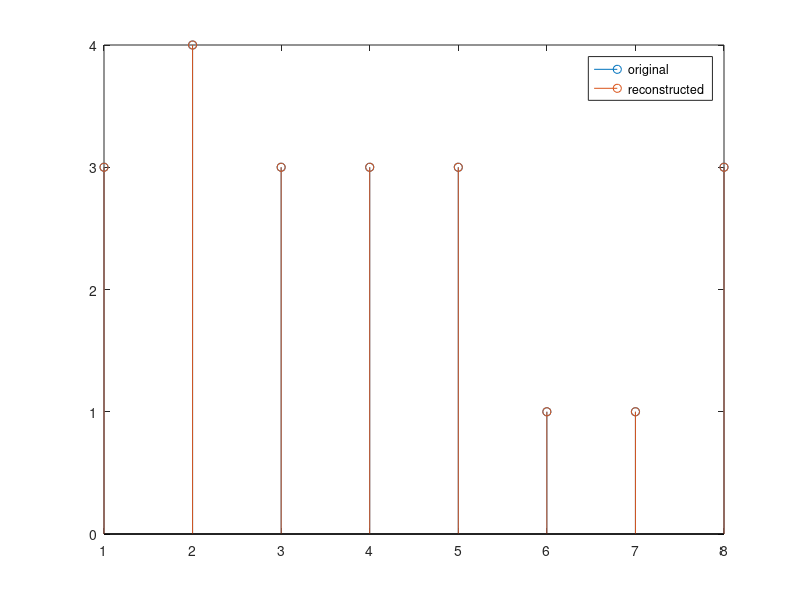

This chart was generated by the following MATLAB code:

clc
clear
close all

%%% Simple
%%%%%%%%%%%%%%%%%%%5

% N=2^4;
% 
% M=N;
% 
% X_orig=1:1:N;
% 
% X=ifftshift(X_orig);
% x=ifft(X,M);
% 
% X_rec=fft(x);
% X_rec=fftshift(X_rec);
% 
% error=max(abs(X_orig-X_rec))
% stem(X_orig);hold on;stem(X_rec)
% legend('original','reconstructed')


%%%%%%%%%%%%%%%%%%%%%%%%%%%
%%% Moderate
%%%%%%%%%%%%%%%%%%%%%%%%%

% K=2;
% N=2^4;
% 
% M=K*N;
% 
% 
% %% Tx
% 
% X_orig=1:1:N;
% X_orig=X_orig.';
% 
% X_orig_shift=ifftshift(X_orig);
% 
% for kk=1:K
%     ind_vec=kk:K:N;
%     X_subs=X_orig_shift(ind_vec);
%     X_orig_mat(:,kk)=upsample(X_subs,K,kk-1);
%     
% end
% 
% X_Tx_mat=X_orig_mat;
% x_Tx_mat=ifft(X_Tx_mat);
% 
% x_Tx=sum(x_Tx_mat,2);
% 
% %% Rx
% 
% X_Rx=fft(x_Tx);
% X_Rx=fftshift(X_Rx);
% 
% error=max(abs(X_orig-X_Rx))
% stem(X_orig);hold on;stem(X_Rx)
% legend('original','reconstructed')
% 

%%%%%%%%%%%%%%%%%%%%%%%%%%%
%%% Complex
%%%%%%%%%%%%%%%%%%%%%%%%%

M=2;
N=2^3;

Modulation=4;



%% Tx

b=rand(M,1);

%X_orig=1:1:N;
%X_orig=X_orig.';

X_orig=randi(Modulation,N,1);

X_orig_shift=ifftshift(X_orig);

for kk=1:M
    ind_vec=kk:M:N;
    X_subs=X_orig_shift(ind_vec);
    X_orig_mat(:,kk)=b(kk)*upsample(X_subs,M,kk-1);
    
end

X_Tx_mat=X_orig_mat;
x_Tx_mat=ifft(X_Tx_mat);

x_Tx=sum(x_Tx_mat,2);

%% Rx

X_Rx=fft(x_Tx);

for kk=1:M
    ind_vec=kk:M:N;
    X_Rx_subs=X_Rx(ind_vec);
    X_Rx_mat(:,kk)=(1./b(kk))*upsample(X_Rx_subs,M,kk-1);
    
end

%x_Rx_mat=fft(X_Rx_mat);
X_Rx=sum(X_Rx_mat,2);

X_Rx=fftshift(X_Rx);

error=max(abs(X_orig-X_Rx))
stem(X_orig);hold on;stem(X_Rx)
legend('original','reconstructed')
